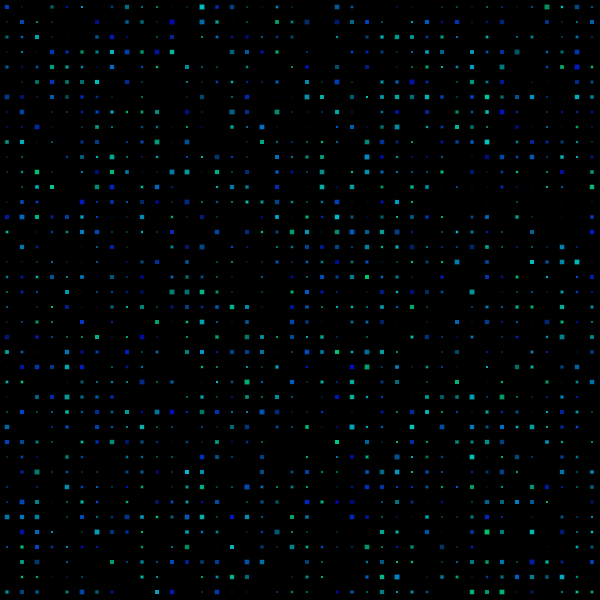
Frame 1 (no input)
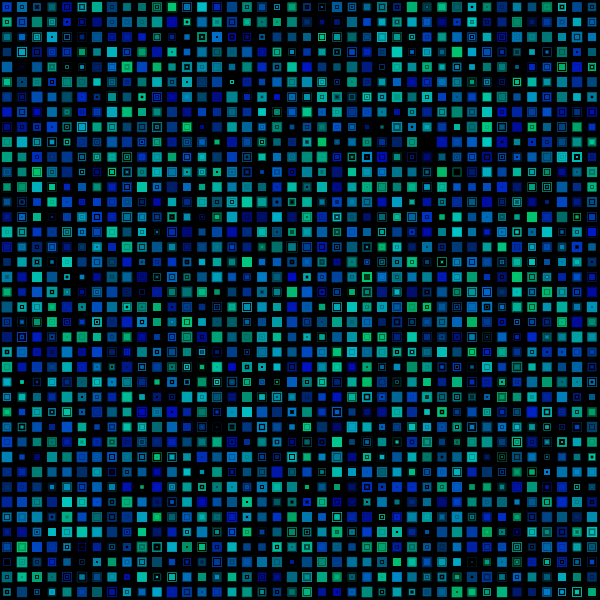
Frame 60 (the mouse pressed at the canvas centre just before this capture)
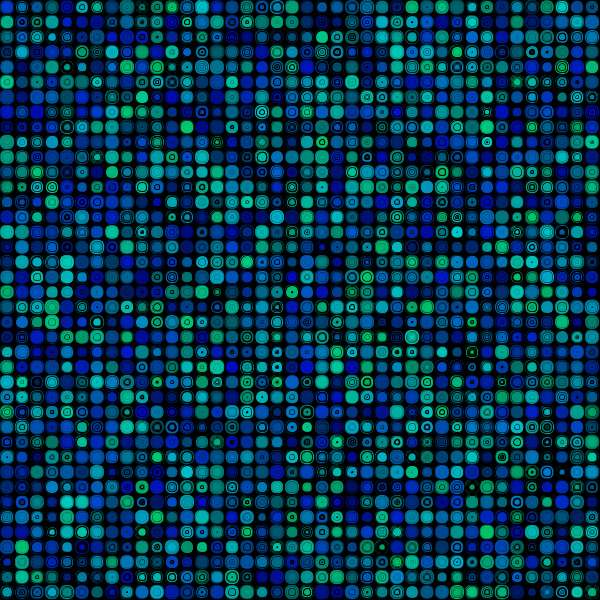
Frame 120 (the mouse held since frame 60 and released just before this capture)

The Processing sketch that drew these frames (run headless with seeded random() and noise(); from frame 60 on, the mouse is pressed at the canvas centre):

// Processing sketch: processing_83096
// ── processing_83096.pde

Carre[] monTableauDecarre = new Carre [1600];
int espace = 15;
float t= 0;
void setup() {
size(600, 600);
rectMode(CENTER);
translate(5, 5);
background(#FFFFFF);
int id = 0;
for (int i=0; i<width/espace; i++) {
for (int j=0; j<height/espace; j++) {
monTableauDecarre[id] = new Carre(espace/2 + i * espace, espace/2 + j*espace);
id++;
}
}
}
void draw() {
for (int i=0; i<monTableauDecarre.length; i++) { 
monTableauDecarre[i].afficher();
}
}
class Carre {
//propriété de la class
float X, Y, taille=5, tailleMax=15;
float tailleCrayon; 
float R, V, B;
float radius;
Carre(float _X, float _Y) {
background(0);
tailleCrayon = random(2);
R=0;
V=random(10,200);
B=random(100,200);
X=_X;
Y=_Y;
radius=0;
}
void afficher () {
pushMatrix();
fill(R,V,B);
taille= taille+0.1;
translate(X, Y);
float _taille=random(taille);
rect(0, 0, _taille, _taille,radius);
strokeWeight(random(tailleCrayon));
scale(random(taille/100));
popMatrix();
if (taille>tailleMax) {
taille=-taille;
}

if (mousePressed){
radius=10; 
}
}
// void transformer ( float _contour, float _echelle) { // dans la fonction le carré change de taille
// fill(#FFFFFF);
// stroke(random(10));
// strokeWeight(_contour);
// scale(_echelle);
// translate(x * 50, y *50);
// }
}
